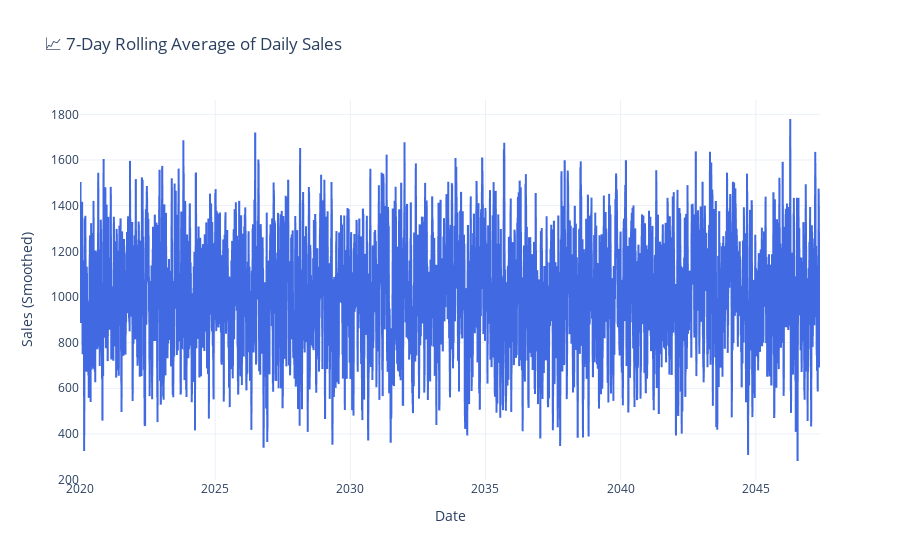

Notebook source saved alongside this figure:
### Markdown cell above
## 📈 Exploratory Visualizations in pandas

### Code cell
# Resample and smooth sales data
daily_sales = (
    superstore
    .set_index("order_date")
    .resample("D")["sales"]
    .sum()
    .rolling(window=7).mean()
    .reset_index()
)

# Interactive line plot
fig1 = px.line(
    daily_sales,
    x="order_date",
    y="sales",
    title="📈 7-Day Rolling Average of Daily Sales",
    labels={"sales": "Sales (Smoothed)", "order_date": "Date"},
    template="plotly_white"
)
fig1.update_traces(line=dict(color="royalblue"))
fig1.show()

### Figure 1 — Plotly figure (JSON) as saved in the notebook; plotly's stock layout.template omitted (floating-point values rounded to 4 significant figures; data arrays with more than 128 entries replaced by an {"elided": "..."} marker saying what was removed)
{"data": [{"hovertemplate": "Date=%{x}<br>Sales (Smoothed)=%{y}<extra></extra>", "legendgroup": "", "line": {"color": "royalblue", "dash": "solid"}, "marker": {"symbol": "circle"}, "mode": "lines", "name": "", "showlegend": false, "type": "scattergl", "x": {"elided": "10000 str values"}, "xaxis": "x", "y": {"elided": "10000 float values"}, "yaxis": "y"}], "layout": {"legend": {"tracegroupgap": 0}, "title": {"text": "📈 7-Day Rolling Average of Daily Sales"}, "xaxis": {"anchor": "y", "domain": [0, 1], "title": {"text": "Date"}}, "yaxis": {"anchor": "x", "domain": [0, 1], "title": {"text": "Sales (Smoothed)"}}}}
